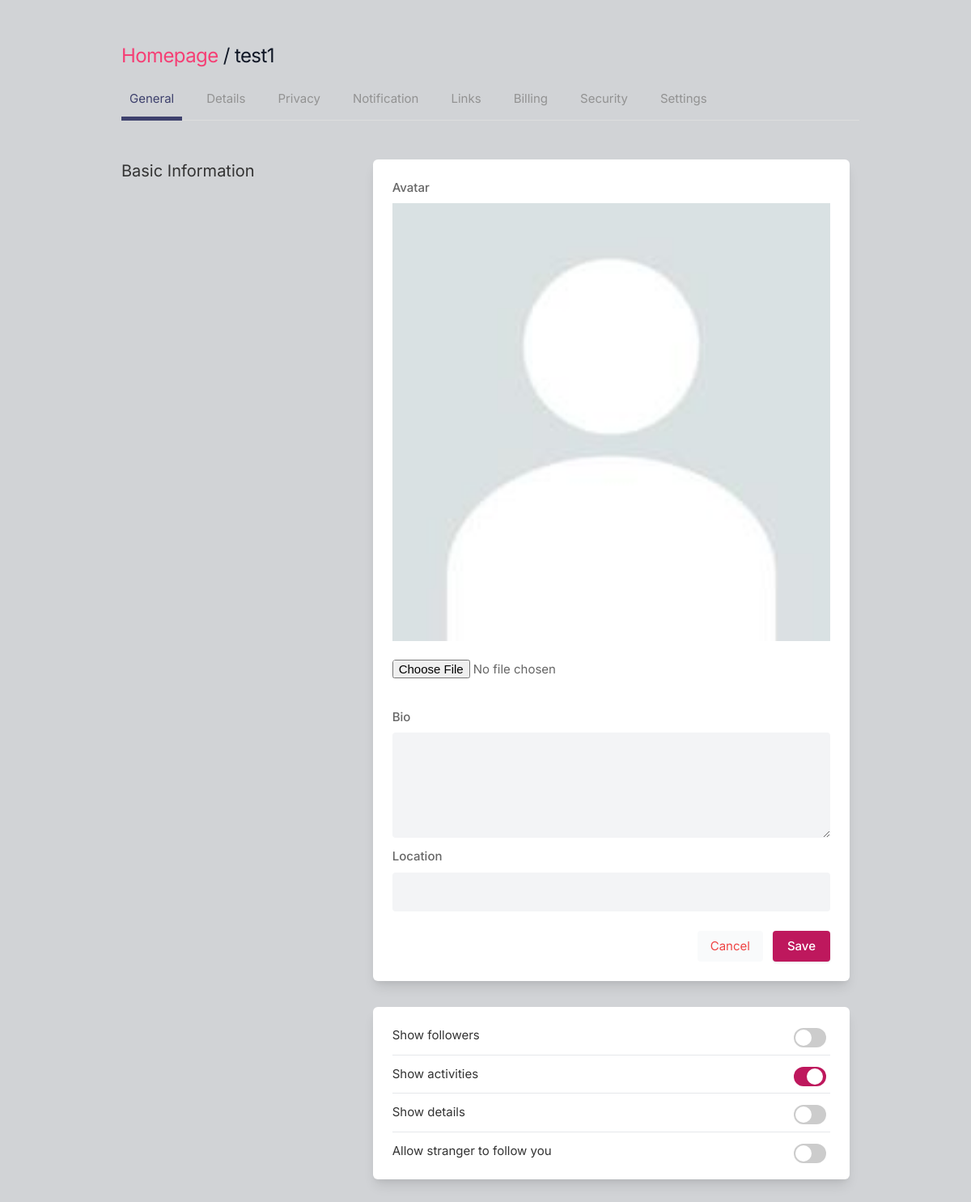
The app's page /settings (signed in), older data.
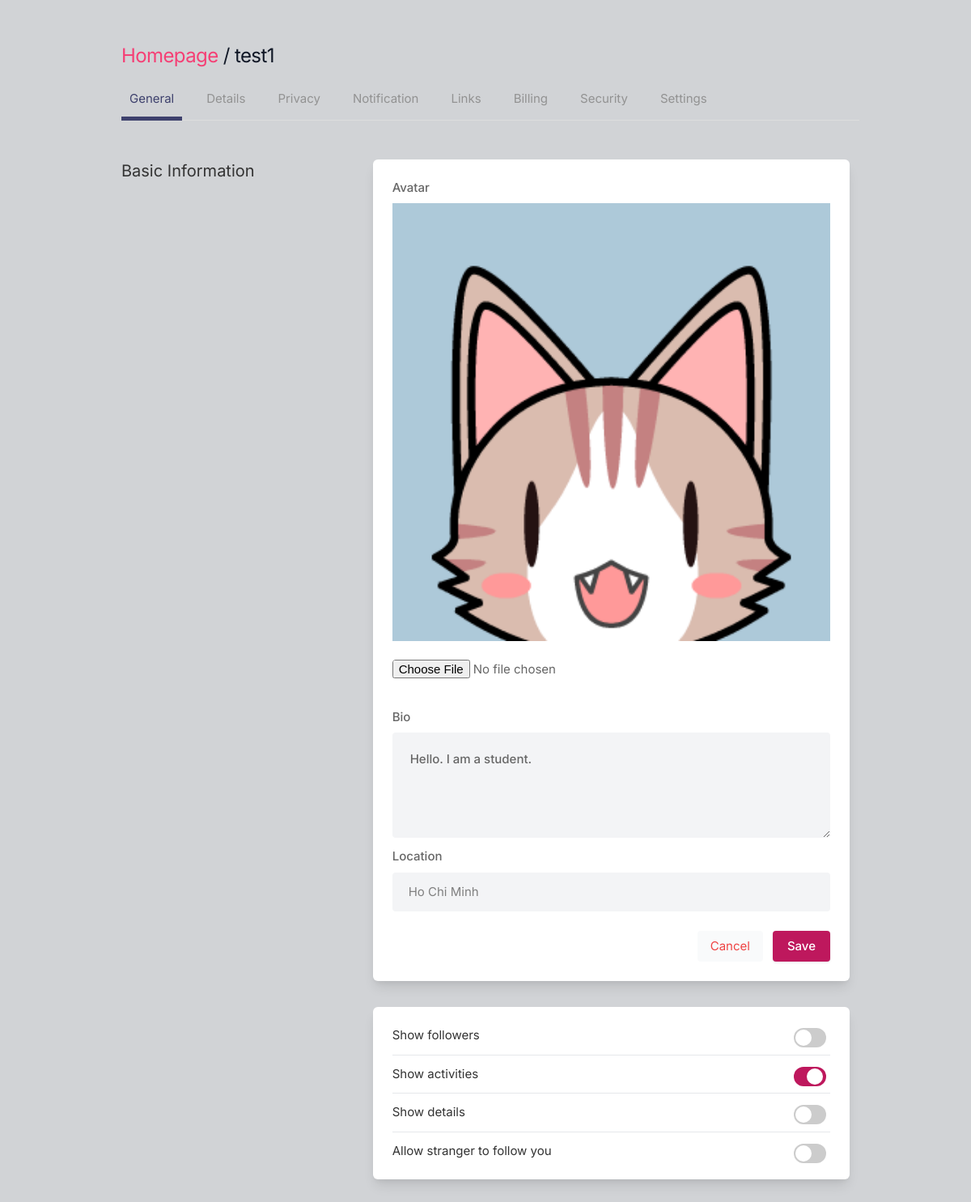
The same page, newer data.
### core/models.py (models this page shows, shortened)
class Profile(models.Model):
    user = models.ForeignKey(User, on_delete=models.CASCADE)
    id_user = models.IntegerField()
    bio = models.TextField(blank=True)
    profile_img = models.ImageField(upload_to='profile_images', default='blank-profile-picture.png')
    location = models.CharField(max_length=100, blank=True)

### core/views.py (the view, shortened to what this page needs)
# urls.py: path('settings', views.settings, name='settings'),
@login_required(login_url='signin')
def settings(request):
    user_profile = Profile.objects.get(user=request.user)
    return render(request, 'settings.html', {'user_profile': user_profile})

### templates/settings.html (shortened to what this page needs)
{% load static %}
<!DOCTYPE html>
<html lang="en">
<head>
    <link rel="stylesheet" href="{% static 'assets/css/icons.css' %}">
    <link rel="stylesheet" href="{% static 'assets/css/uikit.css' %}">
    <link rel="stylesheet" href="{% static 'assets/css/style.css' %}">
    <link rel="stylesheet" href="{% static 'assets/css/tailwind.css' %}">
</head>
<body>
            <div class="container m-auto">
                <h1 class="text-2xl leading-none text-gray-900 tracking-tight mt-3">
                    <a href="/" style="color: rgb(245, 63, 117)"> Homepage </a> /
                     {{ user.username }}
                </h1>
                <ul class="mt-5 -mr-3 flex-nowrap lg:overflow-hidden overflow-x-scroll uk-tab">
                    <li class="uk-active"><a href="#">General</a></li>
                    <li><a href="#">Details</a></li>
                    <li><a href="#">Privacy</a></li>
                    <li><a href="#">Notification</a></li>
                    <li><a href="#">Links</a></li>
                    <li><a href="#">Billing</a></li>
                    <li><a href="#">Security</a></li>
                    <li><a href="#">Settings</a></li>
                </ul>
                <div class="grid lg:grid-cols-3 mt-12 gap-8">
                    <div>
                        <h3 class="text-xl mb-2">Basic Information</h3>
                    </div>
                    <div class="bg-white rounded-md lg:shadow-lg shadow col-span-2">
                        <form action="" method="POST" enctype="multipart/form-data">
                            <div class="grid grid-cols-2 gap-3 lg:p-6 p-4">
                                <div class="col-span-2">
                                    <label for="">Avatar</label>
                                    <img width="100%" height="100%" src="{{user_profile.profile_img.url}}">
                                    <br>
                                    <input type="file" name="image" value="" class="shadow-none">
                                </div>
                                <div class="col-span-2">
                                    <label for="about">Bio</label>
                                    <textarea style="padding: 22px" id="about" name="bio" rows="3"  class="shadow-none bg-gray-100">{{user_profile.bio}}</textarea>
                                </div>
                                <div class="col-span-2">
                                    <label for="">Location</label>
                                    <input type="text" name="location" value="{{user_profile.location}}" class="shadow-none bg-gray-100">
                                </div>
                            </div>
                            <div class="bg-gray-10 p-6 pt-0 flex justify-end space-x-3">
                                <button class="p-2 px-4 rounded bg-gray-50 text-red-500"> <a href="/">Cancel</a> </button>
                                <button type="submit" class="button bg-blue-700">Save</button>
                            </div>
                        </form>
                    </div>
                    <div>
                    </div>
                    <div class="bg-white rounded-md lg:shadow-lg shadow lg:p-6 p-4 col-span-2">
                    <div class="space-y-3">
                        <div class="flex justify-between items-center">
                            <div>
                                <h4>Show followers</h4>
                            </div>
                            <div class="switches-list -mt-8 is-large">
                                <div class="switch-container">
                                    <label class="switch"><input type="checkbox"><span class="switch-button"></span> </label>
                                </div>
                            </div>
                        </div>
                        <hr>
                        <div class="flex justify-between items-center">
                            <div>
                                <h4>Show activities</h4>
                            </div>
                            <div class="switches-list -mt-8 is-large">
                                <div class="switch-container">
                                    <label class="switch"><input type="checkbox" checked><span class="switch-button"></span> </label>
                                </div>
                            </div>
                        </div>
                        <hr>
                        <div class="flex justify-between items-center">
                            <div>
                                <h4>Show details</h4>
                            </div>
                            <div class="switches-list -mt-8 is-large">
                                <div class="switch-container">
                                    <label class="switch"><input type="checkbox"><span class="switch-button"></span> </label>
                                </div>
                            </div>
                        </div>
                        <hr>
                        <div class="flex justify-between items-center">
                            <div>
                                <h4>Allow stranger to follow you</h4>
                            </div>
                            <div class="switches-list -mt-8 is-large">
                                <div class="switch-container">
                                    <label class="switch"><input type="checkbox"><span class="switch-button"></span> </label>
                                </div>
                            </div>
                        </div>
                    </div>
                    </div>
                    <br>
                </div>
            </div>
</body>
</html>

Row changes from the older to the newer data that the page shows:
changed Profile: profile_img: a different picture; bio (not shown) → "Hello. I am a student."; location (not shown) → "Ho Chi Minh"
